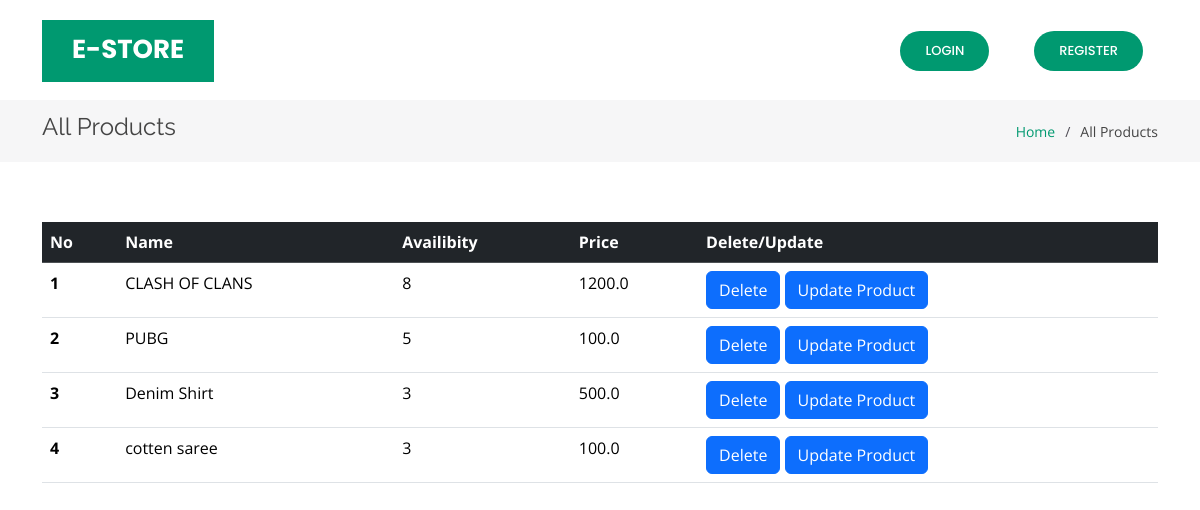
The app's page /productview with its own data.
### core/models.py (models this page shows, shortened)
class Product(models.Model):
    name=models.CharField(max_length=100)
    category=models.ForeignKey('category',on_delete=models.CASCADE)
    desc=models.TextField()
    price=models.FloatField(default=0.0)
    product_available_count=models.IntegerField(default=0)
    img=models.ImageField(upload_to='images/')

### core/views.py (the view)
# urls.py: path('productview',views.productview,name='productview'),
def productview(request):
    products = Product.objects.all()
    for c in products:
        print(c.id)
    return render(request, 'core/deleteproduct.html', {'products': products})

### templates/core/deleteproduct.html (shortened to what this page needs)
<!DOCTYPE html>
<html lang="en">
        {% load static%}
        {% load cart_template_tag %}
        <html lang="en">
        <head>
            <link href="{% static 'vendor/aos/aos.css' %}" rel="stylesheet">
            <link href="{% static '/vendor/bootstrap/css/bootstrap.min.css' %}" rel="stylesheet">
            <link href="{% static 'vendor/bootstrap-icons/bootstrap-icons.css' %}" rel="stylesheet">
            <link href="{% static 'vendor/boxicons/css/boxicons.min.css' %}" rel="stylesheet">
            <link href="{% static 'vendor/glightbox/css/glightbox.min.css' %}" rel="stylesheet">
            <link href="{% static 'vendor/remixicon/remixicon.css' %}" rel="stylesheet">
            <link href="{% static 'vendor/swiper/swiper-bundle.min.css' %}" rel="stylesheet">
            <link href="{% static 'css/style.css' %}" rel="stylesheet">
        </head>
        <body>
          <header id="header" class="fixed-top d-flex align-items-center">
            <div class="container">
              <div class="header-container d-flex align-items-center justify-content-between">
                <div class="logo">
                  <h1 class="text-light"><a href="index.html"><span>E-STORE</span></a></h1>
                </div>
                <nav id="navbar" class="navbar">
                  <ul>
                    {% if user.is_authenticated %}
                    <li><a class="nav-link scrollto active" href="{%url 'index' %}">Home</a></li>
                    <li><a class="nav-link scrollto active" href="{%url 'orderlist' %}">Cart&nbsp;&nbsp;<div style="color:red;">{{request.user| cart_item_count}}</div></a></li>
                    {% if user.is_superuser %}
                    <li><a class="nav-link scrollto active" href="{% url 'add_product'%}">Add Product</a></li>
                    <li><a class="nav-link scrollto active" href="{% url 'add_category'%}">Add Category</a></li>
                    <a href="{% url 'contact_view'%}" class="nav-link scrollto active">View Contact Details</a>
                    <li><a class="nav-link scrollto active" href="{% url 'productview'%}">All Products</a></li>
                    {% comment %} <li><a class="nav-link scrollto active" href="{% url 'update_product'  %}">Update Product</a></li> {% endcomment %}
                    {% endif %}
                    <li><a class="nav-link scrollto active" href="#hero">welcome {{user.username}}</a></li>
                    {% if not user.is_superuser %}
                    <li><a class="getstarted scrollto" href="{% url 'contact_us' %}">Contact Us</a></li>
                    {%endif%}
                    <li><a class="getstarted scrollto" href="{% url 'user_logout' %}">Logout</a></li>
                    {% else %}
                    <li><a class="getstarted scrollto" href="{% url 'user_login' %}">Login</a></li>
                    <li><a class="getstarted scrollto" href="{% url 'user_register' %}">Register</a></li>
                    {%endif%}
                  </ul>
                </nav>
              </div>
            </div>
          </header>
          <main id="main">
            <section class="breadcrumbs">
              <div class="container">
                <div class="d-flex justify-content-between align-items-center">
                  <h2>All Products</h2>
                  <ol>
                    <li><a href="{%url 'index'%}">Home</a></li>
                    <li>All Products</li>
                  </ol>
                </div>
              </div>
            </section>
            <section class="inner-page">
              <div class="container">
                <table class="table">
                    <thead class="table-dark">
                     <tr>
                        <th scope="col">No</th>
                        <th scope="col">Name</th>
                        <th scope="col">Availibity</th>
                        <th scope="col">Price</th>
                        <th scope="col">Delete/Update</th>
            </tr>
          </thead>
          <tbody>
            {% for product in products %}
            <tr>
              <th scope="row">{{forloop.counter}}</th>
              <td>{{product.name}}</td>
              <td>{{product.product_available_count}}</td>
              <td>{{product.price}}</td>
            <td>
                <form action="{% url 'deletepro' product.id%}"method="post">
                    <button type="submit" class="btn btn-primary float-right" onclick="return confirm('Are you sure you want to delete {{ product.name }}?')">Delete</button>
                    <a href="{% url 'update_product' product.id %}" class="btn btn-primary float-right">Update Product</a>
                  </form>
              </td>
            </tr>
            {%endfor%}
          </tbody>
                  </table>
              </div>
            </section>
</html>

### static/css/style.css (style rules this page uses)
body { font-family: "Open Sans", sans-serif; color: #444444; }
a { color: #009970; text-decoration: none; }
h1, h2, h3, h4, h5, h6 { font-family: "Raleway", sans-serif; }
#header { transition: all 0.5s; z-index: 997; transition: all 0.5s; top: 20px; }
#header .header-container { background: #fff; }
#header .logo { overflow: hidden; padding: 16px 30px 12px 30px; background: #009970; }
#header .logo h1 { font-size: 26px; padding: 0; line-height: 1; font-weight: 700; font-family: "Poppins", sans-serif; }
#header .logo h1 a, #header .logo h1 a:hover { color: #fff; text-decoration: none; }
.navbar { padding: 0; }
.navbar ul { margin: 0; padding: 0; display: flex; list-style: none; align-items: center; }
.navbar li { position: relative; }
.navbar a, .navbar a:focus { display: flex; align-items: center; justify-content: space-between; padding: 10px 0 10px 30px; color: #36343a; transition: 0.3s; font-size: 13px; font-weight: 500; text-transform: uppercase; font-family: "Poppins", sans-serif; white-space: nowrap; transition: 0.3s; }
.navbar .getstarted, .navbar .getstarted:focus { background: #009970; padding: 10px 25px; margin-left: 30px; margin-right: 15px; border-radius: 50px; color: #fff; }
section { padding: 60px 0; overflow: hidden; }
.breadcrumbs { padding: 15px 0; background: #f6f6f7; margin-top: 100px; }
.breadcrumbs h2 { font-size: 24px; line-height: 1; font-weight: 400; }
.breadcrumbs ol { display: flex; flex-wrap: wrap; list-style: none; padding: 0; margin: 0; font-size: 14px; }
.breadcrumbs ol li+li { padding-left: 10px; }
.breadcrumbs ol li+li::before { display: inline-block; padding-right: 10px; color: #4f4c55; content: "/"; }

### records on screen
Product: name "CLASH OF CLANS", product_available_count "8", price "1200.0"
Product: name "PUBG", product_available_count "5", price "100.0"
Product: name "Denim Shirt", product_available_count "3", price "500.0"
Product: name "cotten saree", product_available_count "3", price "100.0"
